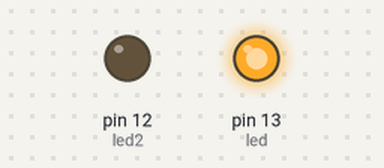
This sketch was run on a simulated Arduino Uno, built with avr-gcc and run on an emulated ATmega328P. Parts: output pins drawn as LEDs (lit = HIGH).

Above: at 1.0 s.
At 5.5 s:
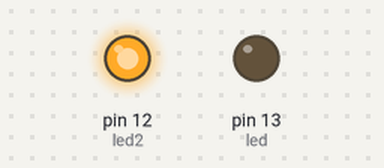
Timing chart, 0 to 6.9 s (numbered marks = the images above):
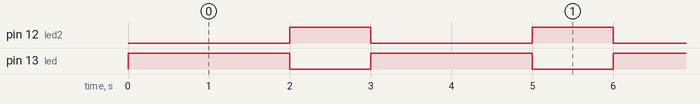

The sketch:

leds.ino
```cpp
int led = 13;
int led2 = 12;

void setup() {
  pinMode(led, OUTPUT);
  pinMode(led2, OUTPUT);
}

void loop () {
  digitalWrite(led, HIGH);
  digitalWrite(led2, LOW);
  delay(2000);
  digitalWrite(led, LOW);
  digitalWrite(led2, HIGH);
  delay(1000);
}
```

Measured:
- by itself, pin 12 (led2): alternates HIGH for 1.0 s and LOW for 2.0 s
- by itself, pin 13 (led): alternates HIGH for 2.0 s and LOW for 1.0 s
